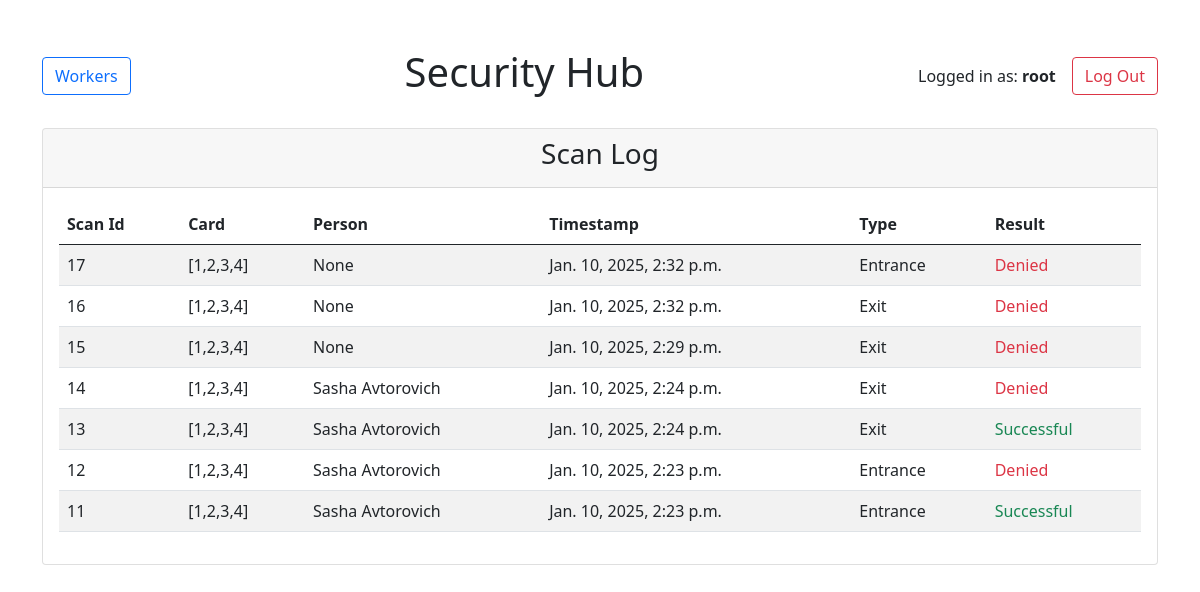
The app's page / (signed in) with its own data.
### security_hub/models.py (models this page shows, shortened)
class ScanLog(models.Model):
    class ScanType(models.IntegerChoices):
        ENTRANCE = 1, 'Entrance'
        EXIT = 0, 'Exit'
    class ScanResult(models.IntegerChoices):
        SUCCESSFUL = 1, 'Successful'
        DENIED = 0, 'Denied'
    card = models.CharField(max_length=100)  # Store integers, separated by coma
    worker_full_name = models.CharField(max_length=100, blank=True, null=True)
    timestamp = models.DateTimeField(auto_now_add=True)
    scan_type = models.BooleanField(null=True,
                                       choices=tuple(map(lambda x: (bool(x[0]), x[1]), ScanType.choices)))
    scan_result = models.BooleanField(null=True,
                                       choices=tuple(map(lambda x: (bool(x[0]), x[1]), ScanResult.choices)))
    worker = models.ForeignKey('Worker', on_delete=models.SET_DEFAULT, related_name='scanlog', null=True, default=None)
    class Meta:
        ordering = ['-timestamp']
        indexes = [
            models.Index(fields=['-timestamp']),
        ]

### security_hub/views.py (the view)
# urls.py: path('', views.index, name='home'),
@login_required()
def index(request):
    context = {
        'scan_logs': ScanLog.objects.all(),
    }
    return render(request, 'security_hub/index.html', context)

### security_hub/templates/security_hub/index.html (shortened to what this page needs)
{% extends 'base.html' %}
{% block content %}
    <div class="container mt-5">
        <div class="d-flex justify-content-between align-items-center mb-4">
            <a href="{% url 'workers' %}" class="btn btn-outline-primary">Workers</a>
            <h1 class="text-center">Security Hub</h1>
            <div class="d-flex align-items-center">
                <span class="me-3">Logged in as: <strong>{{ user.username }}</strong></span>
                <form method="post" action="{% url 'logout' %}" class="d-inline">
                    <button type="submit" class="btn btn-outline-danger">Log Out</button>
                </form>
            </div>
        </div>
        <div class="card">
            <div class="card-header text-center">
                <h3>Scan Log</h3>
            </div>
            <div class="card-body">
                <div class="table-responsive">
                    <table class="table table-striped">
                        <thead>
                        <tr>
                            <th>Scan Id</th>
                            <th>Card</th>
                            <th>Person</th>
                            <th>Timestamp</th>
                            <th>Type</th>
                            <th>Result</th>
                        </tr>
                        </thead>
                        <tbody>
                        {% for log in scan_logs %}
                            <tr>
                                <td>{{ log.pk }}</td>
                                <td>[{{ log.card }}]</td>
                                <td>{{ log.worker_full_name }}</td>
                                <td>{{ log.timestamp }}</td>
                                <td>{{ log.get_scan_type_display }}</td>
                                <td class="{% if log.scan_result == 1 %}text-success{% else %}text-danger{% endif %}">
                                    {{ log.get_scan_result_display }}
                                </td>
                            </tr>
                        {% endfor %}
                        </tbody>
                    </table>
                </div>
            </div>
        </div>
    </div>
{% endblock %}

### templates/base.html (shortened to what this page needs)
{% load static %}
<!DOCTYPE html>
<html lang="en">
<head>
    <link href="https://cdn.jsdelivr.net/npm/bootstrap@5.0.2/dist/css/bootstrap.min.css" rel="stylesheet"
>
    <link rel="stylesheet" href="https://cdn.jsdelivr.net/npm/bootstrap-icons@1.11.3/font/bootstrap-icons.min.css">
</head>
<body>
    {% block content %}
    {% endblock %}
</body>
</html>

### records on screen
ScanLog: pk "17", card "1,2,3,4", worker_full_name "None", timestamp "Jan. 10, 2025, 2:32 p.m.", scan_type "Entrance", scan_result "Denied"
ScanLog: pk "16", card "1,2,3,4", worker_full_name "None", timestamp "Jan. 10, 2025, 2:32 p.m.", scan_type "Exit", scan_result "Denied"
ScanLog: pk "15", card "1,2,3,4", worker_full_name "None", timestamp "Jan. 10, 2025, 2:29 p.m.", scan_type "Exit", scan_result "Denied"
ScanLog: pk "14", card "1,2,3,4", worker_full_name "Sasha Avtorovich", timestamp "Jan. 10, 2025, 2:24 p.m.", scan_type "Exit", scan_result "Denied"
ScanLog: pk "13", card "1,2,3,4", worker_full_name "Sasha Avtorovich", timestamp "Jan. 10, 2025, 2:24 p.m.", scan_type "Exit", scan_result "Successful"
ScanLog: pk "12", card "1,2,3,4", worker_full_name "Sasha Avtorovich", timestamp "Jan. 10, 2025, 2:23 p.m.", scan_type "Entrance", scan_result "Denied"
ScanLog: pk "11", card "1,2,3,4", worker_full_name "Sasha Avtorovich", timestamp "Jan. 10, 2025, 2:23 p.m.", scan_type "Entrance", scan_result "Successful"

### other values on screen
{{ user.username }} "root"
